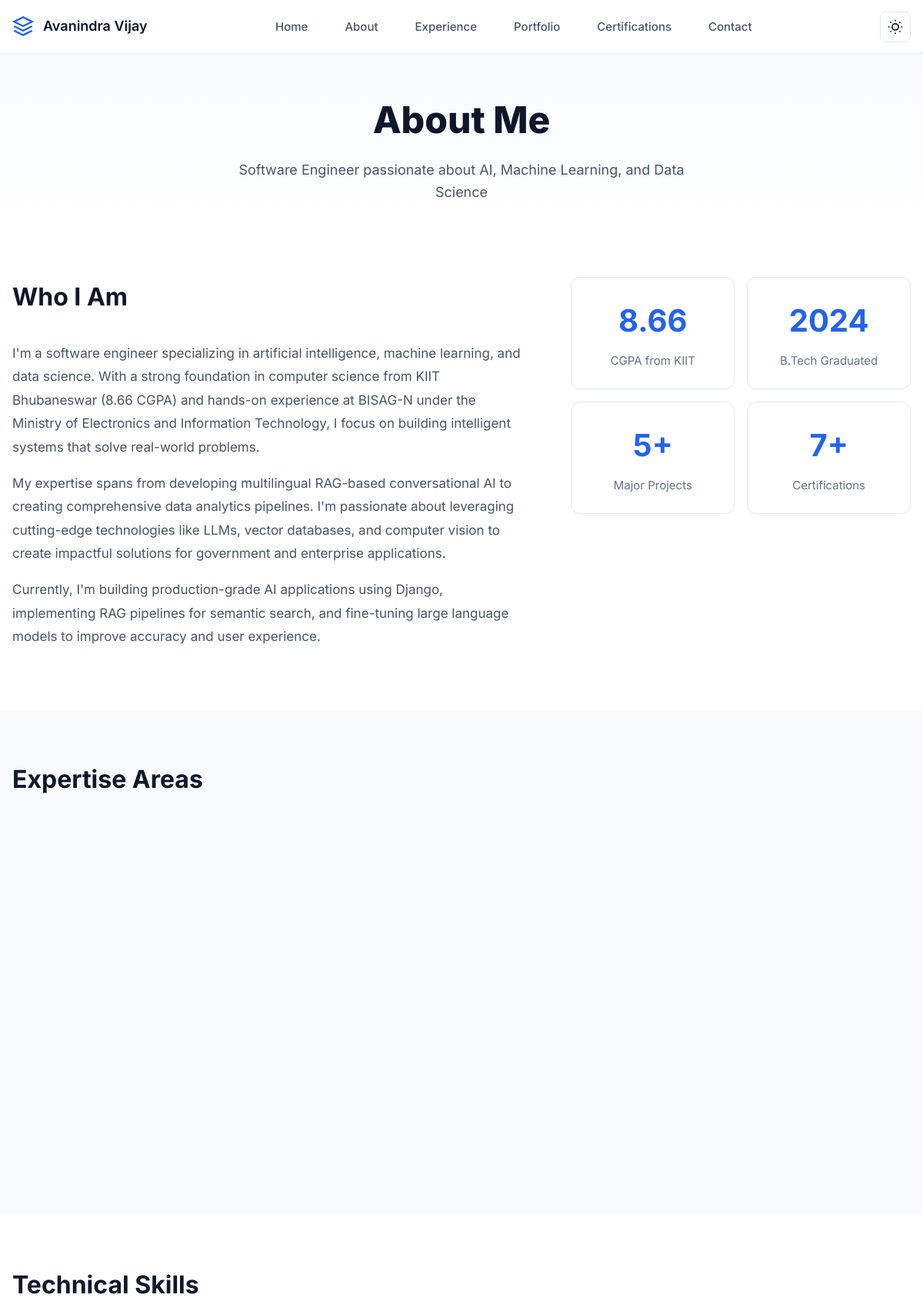
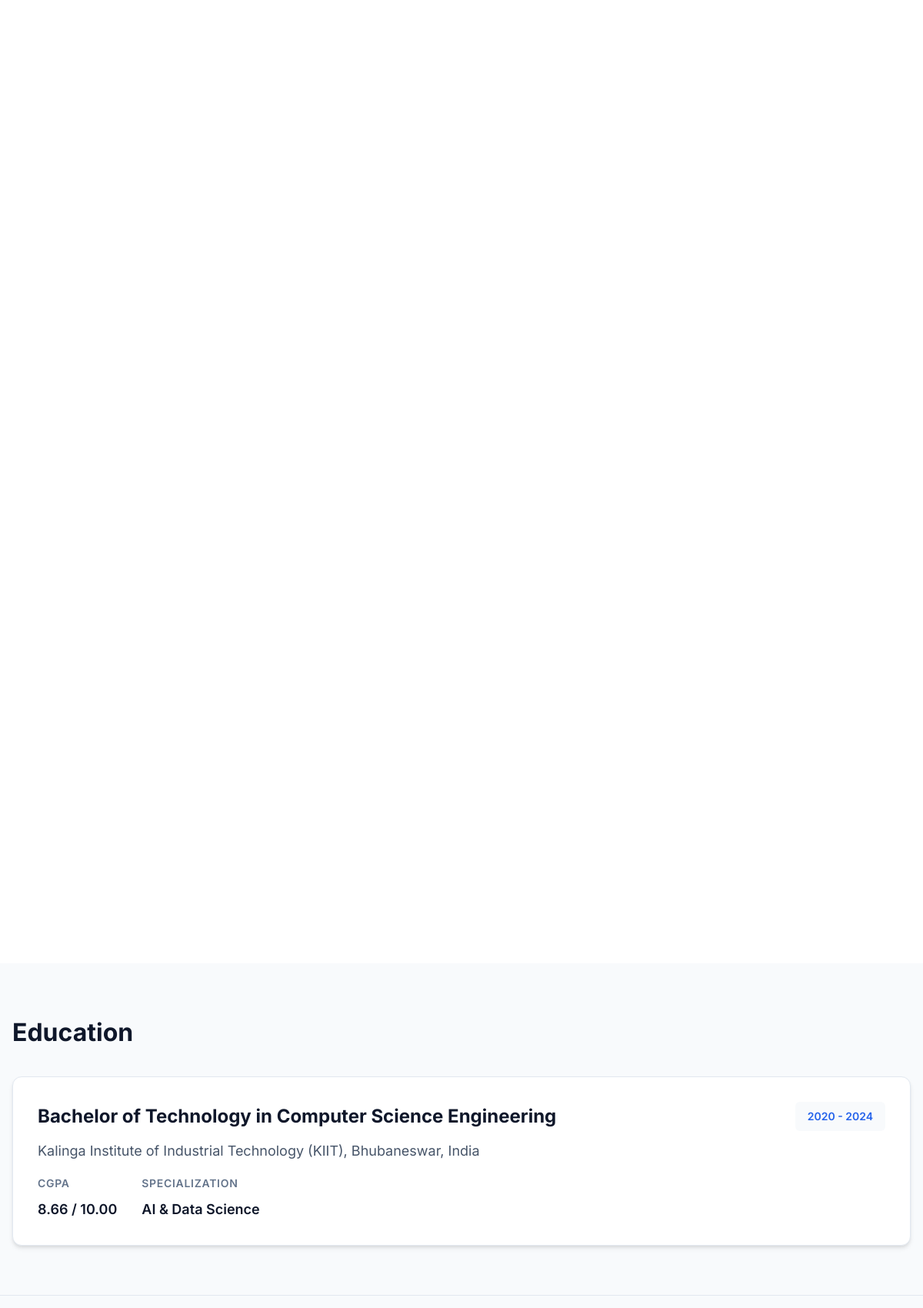
The page /about/ (upper part) on the database its author committed (2 pictures, top to bottom).
### app/models.py (models this page shows, shortened)
class Profile(models.Model):
    name = models.CharField(max_length=100, default="Avanindra Vijay")
    title = models.CharField(max_length=200, default="Software Engineer & Data Scientist")
    email = models.EmailField(default="vijayavanindra5793@gmail.com")
    phone = models.CharField(max_length=20, default="+91 8881164451")
    location = models.CharField(max_length=100, default="Delhi, India")
    linkedin_url = models.URLField(blank=True, null=True)
    github_url = models.URLField(blank=True, null=True)
    resume_url = models.URLField(blank=True, null=True)
    about_intro = models.TextField(help_text="First paragraph of about section")
    about_details = models.TextField(help_text="Detailed description")
    about_current = models.TextField(help_text="What you're currently doing")
    cgpa = models.DecimalField(max_digits=4, decimal_places=2, default=8.66)
    projects_count = models.IntegerField(default=5)
    certifications_count = models.IntegerField(default=7)
    data_records_processed = models.CharField(max_length=20, default="50K+")
    available_for_work = models.BooleanField(default=True)
    updated_at = models.DateTimeField(auto_now=True)
    class Meta:
        verbose_name = "Profile"
        verbose_name_plural = "Profile"

class Education(models.Model):
    degree = models.CharField(max_length=200)
    field = models.CharField(max_length=200)
    institution = models.CharField(max_length=200)
    location = models.CharField(max_length=100, blank=True)
    start_year = models.IntegerField()
    end_year = models.IntegerField()
    cgpa = models.DecimalField(max_digits=4, decimal_places=2, null=True, blank=True)
    max_cgpa = models.DecimalField(max_digits=4, decimal_places=2, default=10.0)
    specialization = models.CharField(max_length=200, blank=True)
    order = models.IntegerField(default=0)
    is_active = models.BooleanField(default=True)
    class Meta:
        ordering = ['-end_year']
        verbose_name = "Education"
        verbose_name_plural = "Education"

### app/views.py (the view)
# urls.py: path('about/', views.about, name='about'),
def about(request):
    context = get_profile_context()
    context.update({
        'skill_categories': SkillCategory.objects.filter(is_active=True).prefetch_related('skills'),
        'education': Education.objects.filter(is_active=True).first(),
    })
    return render(request, 'about.html', context)

### app/views.py (called while the page is built)
def get_profile_context():
    try:
        profile = Profile.objects.first()
    except Profile.DoesNotExist:
        profile = None
    return {'profile': profile}

### templates/about.html (shortened to what this page needs)
{% extends "base.html" %}
{% block content %}
<section class="page-header">
    <div class="container">
        <h1 class="page-title">About Me</h1>
        <p class="page-subtitle">Software Engineer passionate about AI, Machine Learning, and Data Science</p>
    </div>
</section>
<section class="about-intro">
    <div class="container">
        <div class="intro-grid">
            <div class="intro-content">
                <h2 class="section-title">Who I Am</h2>
                {% if profile %}
                    <p>{{ profile.about_intro }}</p>
                    <p>{{ profile.about_details }}</p>
                    <p>{{ profile.about_current }}</p>
                {% endif %}
            </div>
            <div class="intro-stats">
                <div class="stats-grid">
                    <div class="stat-box">
                        <div class="stat-number">{% if profile %}{{ profile.cgpa }}{% else %}8.66{% endif %}</div>
                        <div class="stat-text">CGPA from KIIT</div>
                    </div>
                    <div class="stat-box">
                        <div class="stat-number">{% if education %}{{ education.end_year }}{% else %}2024{% endif %}</div>
                        <div class="stat-text">B.Tech Graduated</div>
                    </div>
                    <div class="stat-box">
                        <div class="stat-number">{% if profile %}{{ profile.projects_count }}{% else %}5{% endif %}+</div>
                        <div class="stat-text">Major Projects</div>
                    </div>
                    <div class="stat-box">
                        <div class="stat-number">{% if profile %}{{ profile.certifications_count }}{% else %}7{% endif %}+</div>
                        <div class="stat-text">Certifications</div>
                    </div>
                </div>
            </div>
        </div>
    </div>
</section>
<section class="expertise-section">
    <div class="container">
        <h2 class="section-title">Expertise Areas</h2>
        <div class="expertise-grid">
        </div>
    </div>
</section>
<section class="skills-section">
    <div class="container">
        <h2 class="section-title">Technical Skills</h2>
        <div class="skills-container">
        </div>
    </div>
</section>
<section class="education-section">
    <div class="container">
        <h2 class="section-title">Education</h2>
        {% if education %}
        <div class="education-card">
            <div class="education-content">
                <div class="education-header">
                    <h3>{{ education.degree }} in {{ education.field }}</h3>
                    <span class="education-year">{{ education.start_year }} - {{ education.end_year }}</span>
                </div>
                <p class="education-institution">{{ education.institution }}{% if education.location %}, {{ education.location }}{% endif %}</p>
                <div class="education-details">
                    {% if education.cgpa %}
                    <div class="detail-item">
                        <span class="detail-label">CGPA</span>
                        <span class="detail-value">{{ education.cgpa }} / {{ education.max_cgpa }}</span>
                    </div>
                    {% endif %}
                    {% if education.specialization %}
                    <div class="detail-item">
                        <span class="detail-label">Specialization</span>
                        <span class="detail-value">{{ education.specialization }}</span>
                    </div>
                    {% endif %}
                </div>
            </div>
        </div>
        {% endif %}
    </div>
</section>
{% endblock %}

### templates/base.html (shortened to what this page needs)
<!DOCTYPE html>
<html lang="en">
<head>
    <link rel="stylesheet" href="/static/css/style.css">
</head>
<body>
    <header class="header">
        <div class="container">
            <a href="/" class="nav-brand">
                <div class="brand-icon">
                    <svg viewBox="0 0 24 24" fill="none" stroke="currentColor" stroke-width="2">
                        <path d="M12 2L2 7l10 5 10-5-10-5z"></path>
                        <path d="M2 17l10 5 10-5M2 12l10 5 10-5"></path>
                    </svg>
                </div>
                <span class="brand-text">{% if profile %}{{ profile.name }}{% else %}Avanindra Vijay{% endif %}</span>
            </a>
            <nav class="nav-desktop">
                <a href="/" class="nav-link">Home</a>
                <a href="/about" class="nav-link">About</a>
                <a href="/experience" class="nav-link">Experience</a>
                <a href="/portfolio" class="nav-link">Portfolio</a>
                <a href="/certifications" class="nav-link">Certifications</a>
                <a href="/contact" class="nav-link">Contact</a>
            </nav>
            <div class="nav-actions">
                <button class="theme-toggle" id="themeToggle" aria-label="Toggle theme">
                </button>
            </div>
        </div>
    </header>
    <main class="main-content">
        {% block content %}{% endblock %}
    </main>
    <footer class="footer">
    </footer>
</body>
</html>

### rows shown on the page
Profile: name "Avanindra Vijay", about_intro "I'm a software engineer specializing in artificial intelligence, machine learning, and data science. With a strong foundation in computer science from KIIT Bhubaneswar (8.66 CGPA) and hands-on experience at BISAG-N under the Ministry of Electronics and Information Technology, I focus on building intelligent systems that solve real-world problems.", about_details "My expertise spans from developing multilingual RAG-based conversational AI to creating comprehensive data analytics pipelines. I'm passionate about leveraging cutting-edge technologies like LLMs, vector databases, and computer vision to create impactful solutions for government and enterprise applications.", about_current "Currently, I'm building production-grade AI applications using Django, implementing RAG pipelines for semantic search, and fine-tuning large language models to improve accuracy and user experience.", cgpa "8.66", projects_count "5", certifications_count "7"
Education: end_year "2024", degree "Bachelor of Technology", field "Computer Science Engineering", start_year "2020", institution "Kalinga Institute of Industrial Technology (KIIT)", location "Bhubaneswar, India", cgpa "8.66", max_cgpa "10.00", specialization "AI & Data Science"
